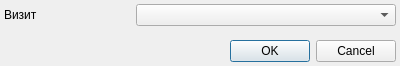
<?xml version="1.0" encoding="UTF-8"?>
<ui version="4.0">
 <class>ProphylaxisPlanningVisitEditor</class>
 <widget class="QDialog" name="ProphylaxisPlanningVisitEditor">
  <property name="geometry">
   <rect>
    <x>0</x>
    <y>0</y>
    <width>400</width>
    <height>66</height>
   </rect>
  </property>
  <property name="windowTitle">
   <string>Явка</string>
  </property>
  <layout class="QGridLayout" name="gridLayout">
   <property name="horizontalSpacing">
    <number>5</number>
   </property>
   <property name="verticalSpacing">
    <number>4</number>
   </property>
   <property name="margin">
    <number>4</number>
   </property>
   <item row="1" column="0">
    <spacer name="verticalSpacer">
     <property name="orientation">
      <enum>Qt::Vertical</enum>
     </property>
     <property name="sizeHint" stdset="0">
      <size>
       <width>20</width>
       <height>40</height>
      </size>
     </property>
    </spacer>
   </item>
   <item row="2" column="0" colspan="3">
    <widget class="QDialogButtonBox" name="buttonBox">
     <property name="orientation">
      <enum>Qt::Horizontal</enum>
     </property>
     <property name="standardButtons">
      <set>QDialogButtonBox::Cancel|QDialogButtonBox::Ok</set>
     </property>
    </widget>
   </item>
   <item row="0" column="1" colspan="2">
    <widget class="CVisitComboBox" name="cmbVisit"/>
   </item>
   <item row="0" column="0">
    <widget class="QLabel" name="lblVisit">
     <property name="text">
      <string>Визит</string>
     </property>
    </widget>
   </item>
  </layout>
 </widget>
 <customwidgets>
  <customwidget>
   <class>CVisitComboBox</class>
   <extends>QComboBox</extends>
   <header>Registry/VisitComboBox.h</header>
  </customwidget>
 </customwidgets>
 <tabstops>
  <tabstop>buttonBox</tabstop>
 </tabstops>
 <resources/>
 <connections>
  <connection>
   <sender>buttonBox</sender>
   <signal>accepted()</signal>
   <receiver>ProphylaxisPlanningVisitEditor</receiver>
   <slot>accept()</slot>
   <hints>
    <hint type="sourcelabel">
     <x>222</x>
     <y>281</y>
    </hint>
    <hint type="destinationlabel">
     <x>157</x>
     <y>274</y>
    </hint>
   </hints>
  </connection>
  <connection>
   <sender>buttonBox</sender>
   <signal>rejected()</signal>
   <receiver>ProphylaxisPlanningVisitEditor</receiver>
   <slot>reject()</slot>
   <hints>
    <hint type="sourcelabel">
     <x>290</x>
     <y>287</y>
    </hint>
    <hint type="destinationlabel">
     <x>286</x>
     <y>274</y>
    </hint>
   </hints>
  </connection>
 </connections>
</ui>
